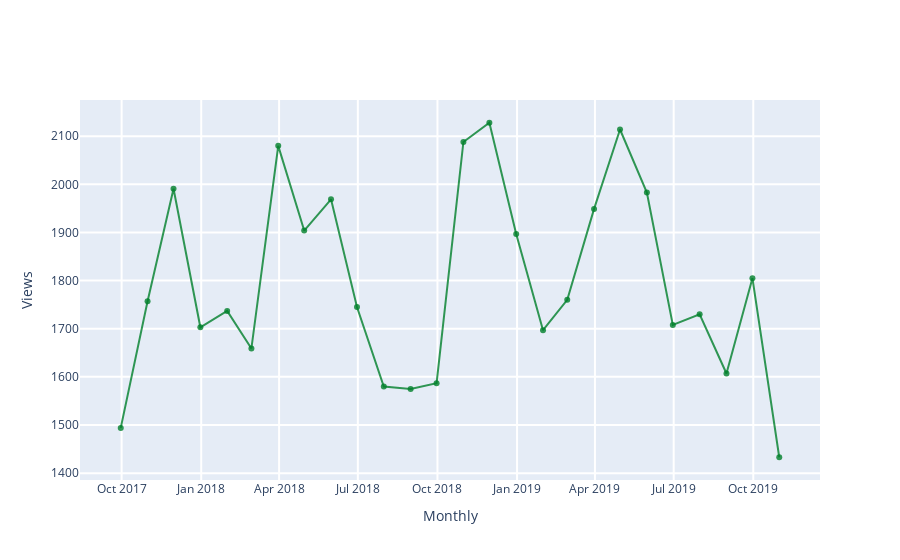

Notebook cell for this chart:
### Code cell
### --------------------------- ###
### TRY YOURSELF! VISUALIZATION ###
### --------------------------- ###

## define a WikiMediaAPI instance, more details see:                          ##
## https://github.com/gesiscss/wikiwho_demo/blob/master/external/wikimedia.py ##
## https://github.com/gesiscss/wikiwho_demo/blob/master/external/api.py       ##

wikimedia_api = WikiMediaAPI(project='en.wikipedia')
wikimedia_dv = WikiMediaDV(wikimedia_api)

## page of insterest ##

print('The page that was found:', the_page['title'])

## get pageview counts for the article, more details see:                     ##
## https://github.com/gesiscss/wikiwho_demo/blob/master/external/wikimedia.py ##

views = wikimedia_dv.get_pageviews(the_page['title'], 'daily')

## visualization, core visual code lies in ViewsListener, then the interact function    ##
## make it interactive, mode details see:                                               ##
## https://github.com/gesiscss/wikiwho_demo/blob/master/visualization/views_listener.py ##
## https://ipywidgets.readthedocs.io/en/latest/examples/Using%20Interact.html           ##

# define a ViewListener instance with the page views counts
listener = ViewsListener(views)

# you could customize begin/end dates and granularity to generate different graphs
# e.g. begin='20160809', end='20191020', granularity='Monthly'
begin='20170901'
end='20191020'
granularity='Monthly' # 'Yearly', 'Monthly', 'Weekly' ,'Daily' 

# raw data can be found in

url = (f'{wikimedia_dv.api.base}metrics/pageviews/per-article/'
       f"{wikimedia_dv.api.project}/all-access/all-agents/{urllib.parse.quote(the_page['title'])}/{granularity.lower()}"
       f"/{int(begin)}/{int(end)}")
print('Raw data can be found in:', url)
print('(Note that: the time unit for the response data only supports granularity for "daily" and "monthly")\n')

# time range you selected
print('Time range you have selected:')
print('Start date:', begin)
print('End date:', end)
print('Granularity:', granularity)

# visulization
listener.listen(begin, end, granularity)

# pageviews aggregation data: pageviews_agg
pageviews_agg = listener.df_plotted['views'].agg({
                    'Total views': sum,
                    'Max views period': max,
                    'Min views period': min,
                    'Average views': min,}).to_frame('Value')

print('Total views of this page:', pageviews_agg['Value']['Total views'])
print('Max views during the selected period:', pageviews_agg['Value']['Max views period'])
print('Min views during the selected period:', pageviews_agg['Value']['Min views period'])
print('Average views during the selected period:', pageviews_agg['Value']['Average views'])

### Figure 1 — Plotly figure (JSON) as saved in the notebook; plotly's stock layout.template omitted (floating-point values rounded to 4 significant figures)
{"data": [{"marker": {"color": "rgba(0, 128, 43, .8)"}, "mode": "lines+markers", "name": "Views", "type": "scatter", "x": ["2017-09-30T00:00:00", "2017-10-31T00:00:00", "2017-11-30T00:00:00", "2017-12-31T00:00:00", "2018-01-31T00:00:00", "2018-02-28T00:00:00", "2018-03-31T00:00:00", "2018-04-30T00:00:00", "2018-05-31T00:00:00", "2018-06-30T00:00:00", "2018-07-31T00:00:00", "2018-08-31T00:00:00", "2018-09-30T00:00:00", "2018-10-31T00:00:00", "2018-11-30T00:00:00", "2018-12-31T00:00:00", "2019-01-31T00:00:00", "2019-02-28T00:00:00", "2019-03-31T00:00:00", "2019-04-30T00:00:00", "2019-05-31T00:00:00", "2019-06-30T00:00:00", "2019-07-31T00:00:00", "2019-08-31T00:00:00", "2019-09-30T00:00:00", "2019-10-31T00:00:00"], "y": [1494, 1757, 1991, 1703, 1737, 1659, 2080, 1904, 1969, 1745, 1580, 1575, 1587, 2088, 2128, 1897, 1697, 1760, 1949, 2114, 1983, 1708, 1730, 1607, 1805, 1433]}], "layout": {"hovermode": "closest", "legend": {"x": 0.5, "y": 1.2}, "showlegend": false, "xaxis": {"gridwidth": 2, "ticklen": 5, "title": {"text": "Monthly"}, "zeroline": true}, "yaxis": {"gridwidth": 2, "ticklen": 5, "title": {"text": "Views"}}}}
